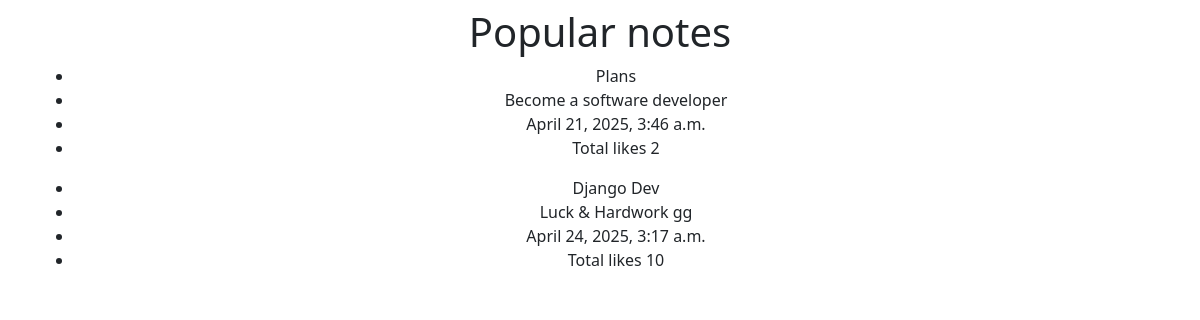
The app's page /smart/notes/popular, older data.
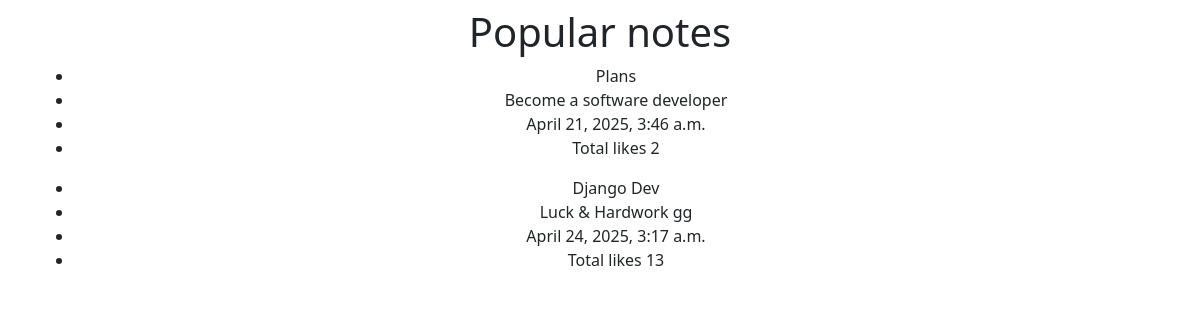
The same page, newer data.
### notes/models.py (models this page shows, shortened)
class Notes(models.Model):
    title = models.CharField(max_length=255)
    text = models.TextField()
    likes = models.IntegerField(default=0)
    created_at = models.DateTimeField(auto_now_add=True)
    class Meta:
        verbose_name_plural = 'notes'

### notes/views.py (the view)
# urls.py: path('notes/popular', views.PopularNotesView.as_view()),
class PopularNotesView(ListView):
    model = Notes
    context_object_name = "popular_notes"
    template_name = "notes/popular_notes.html"
    queryset = Notes.objects.filter(likes__gt=1)

### notes/templates/notes/popular_notes.html (shortened to what this page needs)
{% extends "base.html" %}
{% block content %}
    <h1>Popular notes</h1>
    {% for note in popular_notes %}
    <ul>
        <li>{{ note.title }}</li>
        <li>{{ note.text }}</li>
        <li>{{ note.created_at }}</li>
        <li>Total likes {{ note.likes }}</li>
    </ul>
    {% endfor %}
{% endblock %}

Row changes from the older to the newer data that the page shows:
changed Notes "Django Dev": likes "10" → "13"
